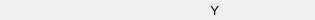
    <widget class="PyDMFrame" name="composite_19">
      <property name="geometry">
        <rect>
          <x>425</x>
          <y>410</y>
          <width>315</width>
          <height>20</height>
        </rect>
      </property>
      <widget class="PyDMLabel" name="text_update_29">
        <property name="geometry">
          <rect>
            <x>225</x>
            <y>1</y>
            <width>90</width>
            <height>18</height>
          </rect>
        </property>
        <property name="toolTip">
          <string>PV: ${prefix}SigmaY_RBV</string>
        </property>
        <property name="channel" stdset="0">
          <string>ca://${prefix}SigmaY_RBV</string>
        </property>
        <property name="font" stdset="0">
          <font>
            <pointsize>10</pointsize>
          </font>
        </property>
        <property name="alignment">
          <set>Qt::AlignLeading|Qt::AlignLeft|Qt::AlignVCenter</set>
        </property>
        <property name="textInteractionFlags">
          <set>Qt::TextSelectableByKeyboard|Qt::TextSelectableByMouse</set>
        </property>
        <property name="styleSheet">
          <string notr="true">PyDMLabel#text_update_29 {
  color: rgb(10, 0, 184);
  background-color: rgb(187, 187, 187);
  }</string>
        </property>
      </widget>
      <widget class="QLabel" name="text_38">
        <property name="geometry">
          <rect>
            <x>189</x>
            <y>0</y>
            <width>30</width>
            <height>20</height>
          </rect>
        </property>
        <property name="text">
          <string>Y</string>
        </property>
        <property name="font" stdset="0">
          <font>
            <pointsize>10</pointsize>
          </font>
        </property>
        <property name="brush" stdset="0">
          <brush brushstyle="SolidPattern">
            <color alpha="255">
              <red>0</red>
              <green>0</green>
              <blue>0</blue>
            </color>
          </brush>
        </property>
        <property name="toolTip">
          <string>text_38</string>
        </property>
        <property name="alignment">
          <set>Qt::AlignRight|Qt::AlignTrailing|Qt::AlignVCenter</set>
        </property>
        <property name="styleSheet">
          <string notr="true">QLabel#text_38 {
  color: rgb(0, 0, 0);
  }</string>
        </property>
      </widget>
      <widget class="PyDMFrame" name="composite_20">
        <property name="geometry">
          <rect>
            <x>0</x>
            <y>0</y>
            <width>164</width>
            <height>20</height>
          </rect>
        </property>
        <widget class="PyDMLabel" name="text_update_30">
          <property name="geometry">
            <rect>
              <x>499</x>
              <y>411</y>
              <width>90</width>
              <height>18</height>
            </rect>
          </property>
          <property name="toolTip">
            <string>PV: ${prefix}SigmaX_RBV</string>
          </property>
          <property name="channel" stdset="0">
            <string>ca://${prefix}SigmaX_RBV</string>
          </property>
          <property name="font" stdset="0">
            <font>
              <pointsize>10</pointsize>
            </font>
          </property>
          <property name="alignment">
            <set>Qt::AlignLeading|Qt::AlignLeft|Qt::AlignVCenter</set>
          </property>
          <property name="textInteractionFlags">
            <set>Qt::TextSelectableByKeyboard|Qt::TextSelectableByMouse</set>
          </property>
          <property name="styleSheet">
            <string notr="true">PyDMLabel#text_update_30 {
  color: rgb(10, 0, 184);
  background-color: rgb(187, 187, 187);
  }</string>
          </property>
        </widget>
        <widget class="QLabel" name="text_39">
          <property name="geometry">
            <rect>
              <x>425</x>
              <y>410</y>
              <width>70</width>
              <height>20</height>
            </rect>
          </property>
          <property name="text">
            <string>Sigma X</string>
          </property>
          <property name="font" stdset="0">
            <font>
              <pointsize>10</pointsize>
            </font>
          </property>
          <property name="brush" stdset="0">
            <brush brushstyle="SolidPattern">
              <color alpha="255">
                <red>0</red>
                <green>0</green>
                <blue>0</blue>
              </color>
            </brush>
          </property>
          <property name="toolTip">
            <string>text_39</string>
          </property>
          <property name="alignment">
            <set>Qt::AlignRight|Qt::AlignTrailing|Qt::AlignVCenter</set>
          </property>
          <property name="styleSheet">
            <string notr="true">QLabel#text_39 {
  color: rgb(0, 0, 0);
  }</string>
          </property>
        </widget>
      </widget>
    </widget>
